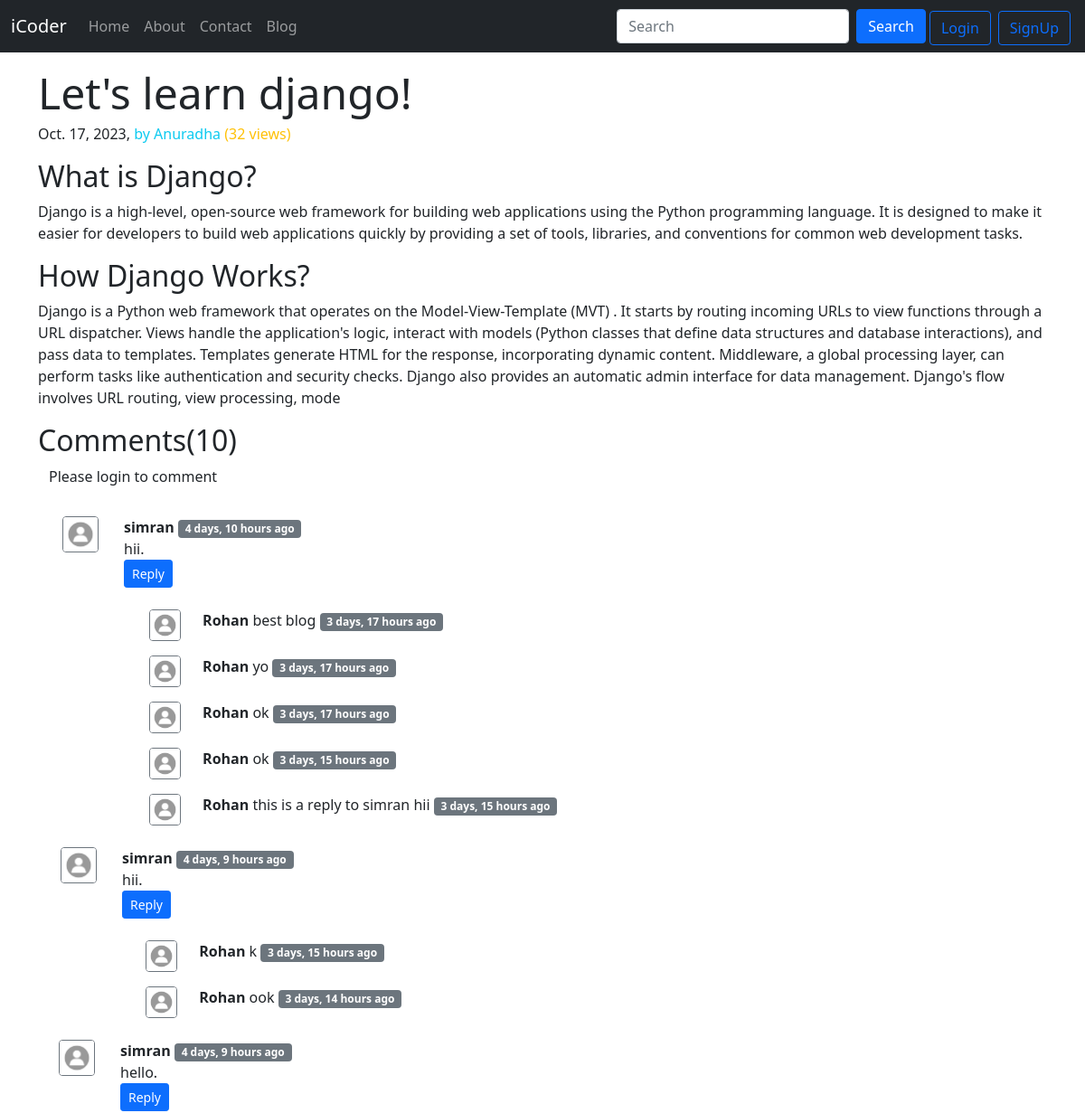
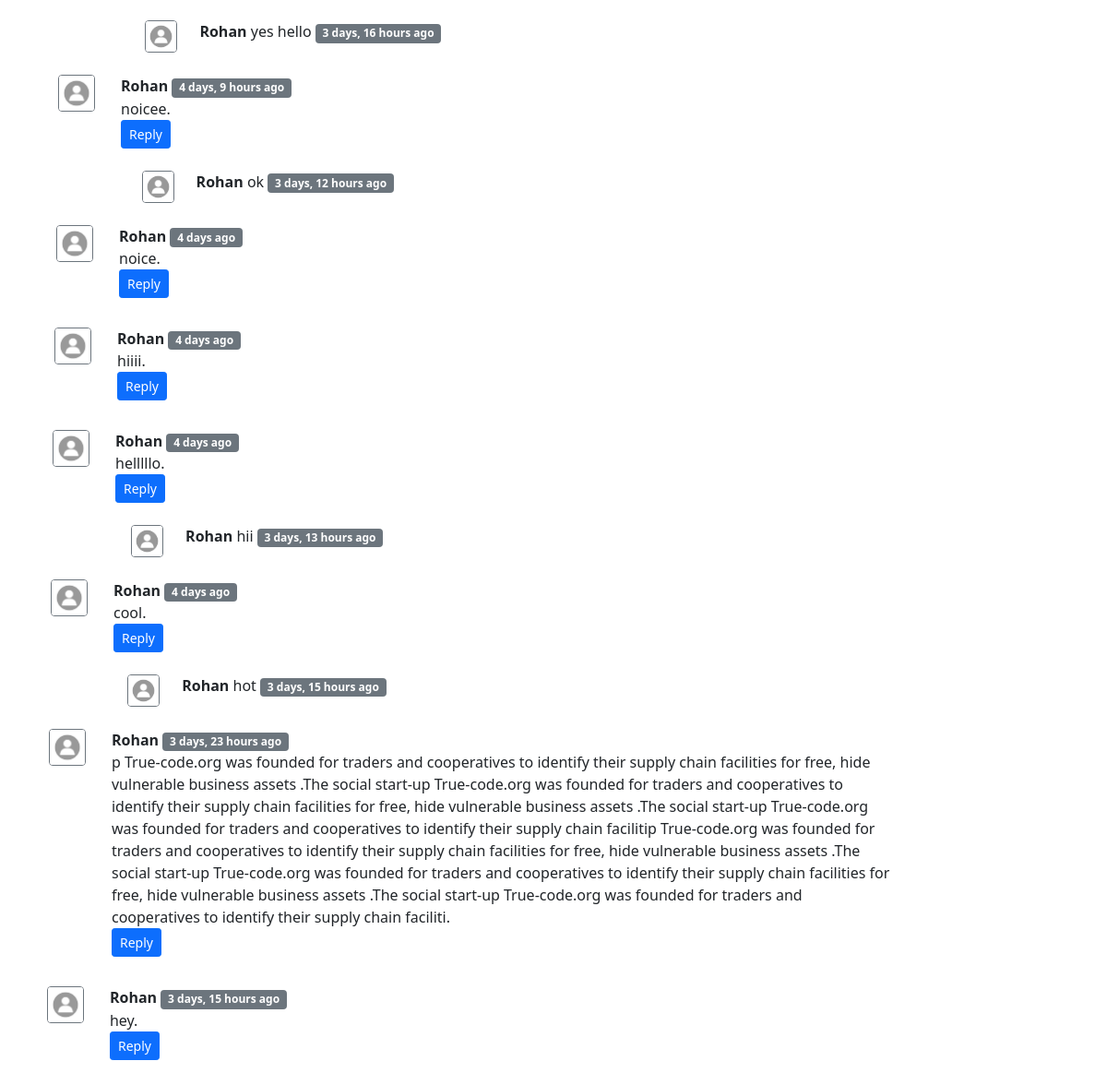
The app's page /blog/Djangoblog/ with its own data (2 pictures, top to bottom).
### blog/models.py (models this page shows, shortened)
class Post(models.Model):
    sno=models.IntegerField()
    title=models.CharField(max_length=50)
    author=models.CharField(max_length=20)
    aboutauthor=models.CharField(max_length=500)
    views=models.IntegerField(default=0)
    content=models.TextField(max_length=1000)
    slug=models.CharField(max_length=30)
    timedate=models.DateField(blank=True)

class BlogComment(models.Model):
    sno=models.AutoField(primary_key=True)
    comment=models.TextField()
    user = models.ForeignKey(User, on_delete=models.CASCADE)
    post = models.ForeignKey(Post, on_delete=models.CASCADE)
    parent=models.ForeignKey('self', on_delete=models.CASCADE,null=True)
    timestamp = models.DateTimeField(auto_now=True)

### blog/views.py (the view)
# urls.py: path('<str:slug>/',views.blogPost,name="blogPost"),
def blogPost(request,slug):
    post=Post.objects.filter(slug=slug).first()
    post.views = post.views + 1;
    post.save()
    comments=BlogComment.objects.filter(post=post,parent=None)
    replies=BlogComment.objects.filter(post=post).exclude(parent=None)
    context={'post':post,'comments':comments,'replies':replies}
    return render(request,'blog/blogPost.html',context)

### templates/blog/blogPost.html (shortened to what this page needs)
{% extends 'base.html' %}
{% block body %}
{% load humanize %}
<div class="container my-3">
<article class="blog-post">
    <h2 class="display-5 link-body-emphasis mb-1">{{post.title}}</h2>
    <p class="blog-post-meta text-info"> <a href="/about" class="text-primary text-dark text-semibold text-decoration-none">{{post.timedate}},</a> by {{post.author}}  <span class="text-warning">({{post.views}} views)</span></p>
    <p>{{post.content|safe}}</p>
</article>
</div>
<div class="container">
    <h2>Comments({{comments.count}})</h2>
    {% if request.user.is_authenticated %}
   <form action="/blog/postcomment" method="POST">
    {% csrf_token %}
    <div class="container">
      <span class="text-secondary ">Post comments </span>
      <div>
    <input type="text " placeholder="Enter comment here" name="comment" class="border border-secondary p-1 rounded w-100 mt-2">
    <input type="hidden" name="postsno" value="{{post.sno}}">
  </div>
  <input type="hidden" name="parentSno" value="">
    <input type="submit" class="btn btn-primary mb-1 mt-3" >
   </form>
  </div>
   {% else %}
   <div class="container">
     <p>Please login to comment</p>
   </div>
   {% endif %}
   {% for comment in comments %}
  <div class="row mb-2">
    <div class="col-md-1  ">
      <img src="/static/images/pic.jpg" class="rounded mt-3 float-end border border-secondary mx-1 fixed" alt="profilepic" style="width: 40px; height: 40px;">
    </div>
    <div class="col-md-11  mt-3 "> <b>{{comment.user}}</b>  <span class="badge bg-secondary">{{comment.timestamp|naturaltime}} </span>
    <div> {{comment.comment}}.</div>
     <div class="reply mx-0">
      <button class="btn btn-sm btn-primary" type="button" data-bs-toggle="collapse" data-bs-target="#replybox{{comment.sno}}" aria-expanded="false" aria-controls="replybox{{comment.sno}}">
        Reply
       </button>
     </div>
     <div class="replies my-2">
      <div class="row my-2">
     {% for reply in replies %}
     {% if reply.parent == comment %}
     <div class="col-md-1">
      <img src="/static/images/pic.jpg" class="rounded mt-3 float-end border border-secondary  " alt="profilepic" style="width: 35px; height: 35px;">
     </div>
        <div class="col-md-11 mt-3"> <b>{{reply.user}}</b> {{reply.comment}} <span class="badge bg-secondary">{{reply.timestamp|naturaltime}} </span></div>
     {% endif %}
 {% endfor %}
</div>
</div>
    </div>
  </div>
 {% endfor %}
</div>
{% endblock%}

### templates/base.html (shortened to what this page needs)
<!DOCTYPE html>
<html lang="en">
  <head>
    <link
      href="https://cdn.jsdelivr.net/npm/bootstrap@5.0.2/dist/css/bootstrap.min.css"
      rel="stylesheet"
    />
  </head>
  <body>
    <nav class="navbar navbar-expand-lg navbar-dark bg-dark">
      <div class="container-fluid">
        <a class="navbar-brand" href="#">iCoder</a>
        <div class="collapse navbar-collapse" id="navbarSupportedContent">
          <ul class="navbar-nav me-auto mb-2 mb-lg-0">
            <li class="nav-item {% block homeactive %}{% endblock %}">
              <a class="nav-link" aria-current="page" href="/">Home</a>
            </li>
            <li class="nav-item {% block aboutactive %}{% endblock %}">
              <a class="nav-link" href="/about">About</a>
            </li>
            <li class="nav-item {% block contactactive %}{% endblock %}">
              <a class="nav-link" href="/contact">Contact</a>
            </li>
            <li class="nav-item {% block blogactive %}{% endblock %}">
              <a class="nav-link" href="/blog">Blog</a>
            </li>
          </ul>
          <form class="d-flex" method="GET" action="/search">
            <input
              class="form-control me-2"
              type="search"
              placeholder="Search"
              aria-label="Search"
              name="query"
              id="query"
            />
            <button class="btn btn-primary mr-3" type="submit">
              Search
            </button>
          </form>
          {% if  request.user.is_authenticated %}
          <div class="dropdown">
            <button class="btn text-secondary border border-secondary dropdown-toggle mx-2" type="button" data-bs-toggle="dropdown" aria-expanded="false">
              Welcome {{request.user}}
            </button>
            <ul class="dropdown-menu">
              <li><a class="dropdown-item" href="/logout">Logout</a></li>
            </ul>
          </div>
          {% else %}
            <button
          type="button"
          class="btn btn-outline-primary mx-1 mt-1"
          data-bs-toggle="modal"
          data-bs-target="#loginModal"
        >
          Login
        </button>
          <button
            type="button"
            class="btn btn-outline-primary mx-1 mt-1"
            data-bs-toggle="modal"
            data-bs-target="#signupModal"
          >
            SignUp
          </button>
          {% endif %}
        </div>
      </div>
    </nav>
    {% block body %}{% endblock %}
  </body>
</html>

### records on screen
Post: title "Let's learn django!", timedate "Oct. 17, 2023", author "Anuradha", views "32", content "What is Django? Django is a high-level, open-source web framework for building web applications using the Python programming language. It is designed to make it easier for developers to build web applications quickly by providing a set of tools, libraries, and conventions for common web development tasks. How Django Works? Django is a Python web framework that operates on the Model-View-Template (MVT) . It starts by routing incoming URLs to view functions through a URL dispatcher. Views handle the application's logic, interact with models (Python classes that define data structures and database interactions), and pass data to templates. Templates generate HTML for the response,…"
BlogComment: user "simran", timestamp "4 days, 10 hours ago", comment "hii"
BlogComment: user "Rohan", comment "best blog", timestamp "3 days, 17 hours ago"
BlogComment: user "Rohan", comment "yo", timestamp "3 days, 17 hours ago"
BlogComment: user "Rohan", comment "ok", timestamp "3 days, 17 hours ago"
BlogComment: user "Rohan", comment "ok", timestamp "3 days, 15 hours ago"
BlogComment: user "Rohan", comment "this is a reply to simran hii", timestamp "3 days, 15 hours ago"
BlogComment: user "simran", timestamp "4 days, 9 hours ago", comment "hii"
BlogComment: user "Rohan", comment "k", timestamp "3 days, 15 hours ago"
BlogComment: user "Rohan", comment "ook", timestamp "3 days, 14 hours ago"
BlogComment: user "simran", timestamp "4 days, 9 hours ago", comment "hello"
BlogComment: user "Rohan", comment "yes hello", timestamp "3 days, 16 hours ago"
BlogComment: user "Rohan", timestamp "4 days, 9 hours ago", comment "noicee"
BlogComment: user "Rohan", comment "ok", timestamp "3 days, 12 hours ago"
BlogComment: user "Rohan", timestamp "4 days ago", comment "noice"
BlogComment: user "Rohan", timestamp "4 days ago", comment "hiiii"
BlogComment: user "Rohan", timestamp "4 days ago", comment "helllllo"
BlogComment: user "Rohan", comment "hii", timestamp "3 days, 13 hours ago"
BlogComment: user "Rohan", timestamp "4 days ago", comment "cool"
BlogComment: user "Rohan", comment "hot", timestamp "3 days, 15 hours ago"
BlogComment: user "Rohan", timestamp "3 days, 23 hours ago", comment "p True-code.org was founded for traders and cooperatives to identify their supply chain facilities for free, hide vulnerable business assets .The social start-up True-code.org was founded for traders and cooperatives to identify their supply chain facilities for free, hide vulnerable business assets .The social start-up True-code.org was founded for traders and cooperatives to identify their supply chain facilitip True-code.org was founded for traders and cooperatives to identify their supply chain facilities for free, hide vulnerable business assets .The social start-up True-code.org was founded for traders and cooperatives to identify their supply chain facilities for free, hide…"
BlogComment: user "Rohan", timestamp "3 days, 15 hours ago", comment "hey"

### other values on screen
{{ comments.count }} "10"
